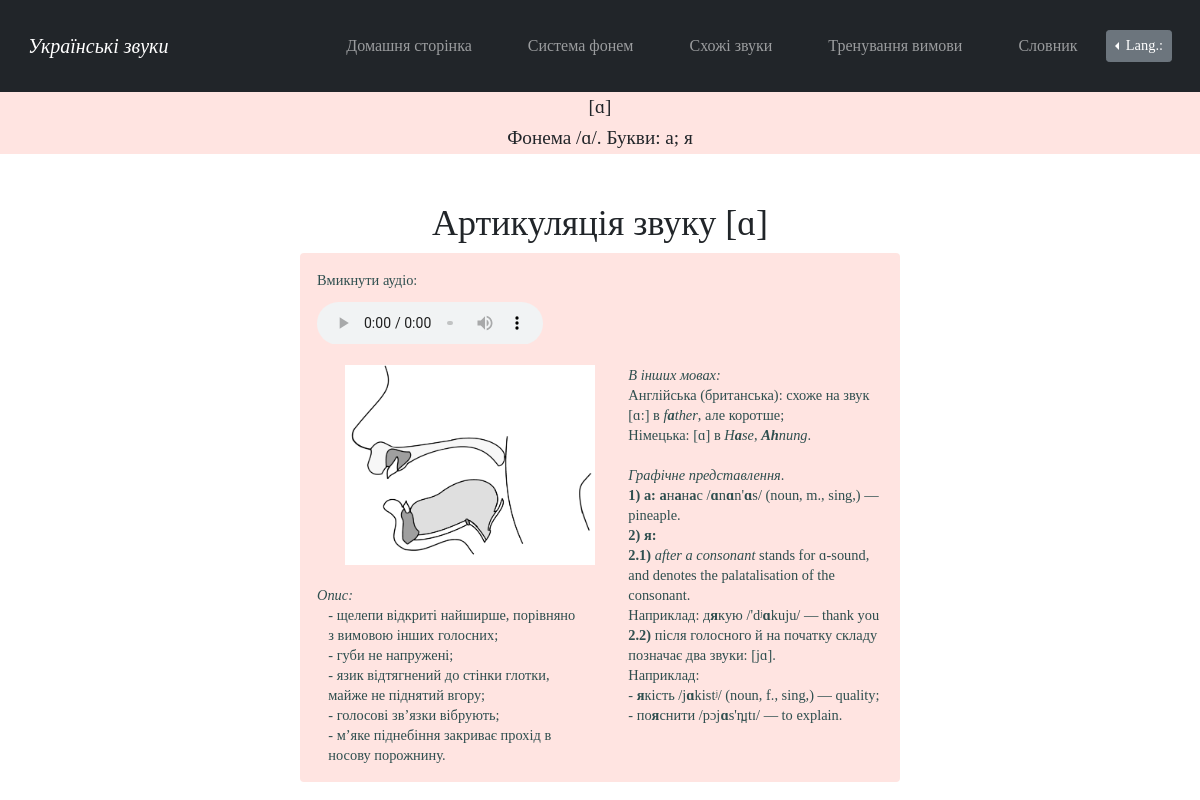
The app's page /sound_ɑ with its own data.
### main/models.py (models this page shows)
class InformationAboutVowels(models.Model):
    id = models.AutoField('id', primary_key=True)
    sound = models.CharField('звук', max_length=5)
    row = models.TextField('ряд', default='')
    description = models.TextField('опис вимови')
    eng_description = models.TextField('англ. опис вимови', default='')
    image = models.ImageField('ілюстрація вимови', upload_to="media")
    audio = models.FileField(upload_to='documents/', default='')
    male_audio = models.FileField(upload_to='documents/', default='')

### main/views.py (called while the page is built)
def sound_a(request):
    information = InformationAboutVowels.objects.filter(sound__contains='ɑ')
    return render(request, 'main/sound_a.html', {'information': information})

### main/templates/main/sound_a.html (shortened to what this page needs)
{% extends 'main/pattern_for_vowels.html' %}
{% load i18n %}
{% load static %}
{% block lang_switch %}
<div class="dropleft">
      <button class="btn btn-secondary btn-sm dropdown-toggle" type="button" id="dropdownMenuButton"
              data-toggle="dropdown" aria-haspopup="true" aria-expanded="false">
        {% translate "Lang.:" %}
      </button>
            {% get_current_language as LANGUAGE_CODE %}
            {% get_available_languages as LANGUAGES %}
            {% get_language_info_list for LANGUAGES as languages %}
    </div>
{% endblock %}
{% block sound %}[ɑ]{% endblock %}
{% block phoneme %}/ɑ/{% endblock %}
{% block letter %}а; я{% endblock %}
{% block examples %}<i>{% translate "In other languages:" %}</i>
{% translate "English (British):" %} {% translate "similar to the sound" %} [ɑ:] {% translate "in" %} <i>f<b>a</b>ther</i>, {% translate "but shorter" %};
{% translate "German:" %} [ɑ] {% translate "in" %} <i>H<b>a</b>se</i>, <i><b>Ah</b>nung</i>.
<i>{% translate "Pertinent letter/s" %}</i>.
<b>1) а: </b><b>а</b>н<b>а</b>н<b>а</b>с /<b>ɑ</b>n<b>ɑ</b>n'<b>ɑ</b>s/ (noun, m., sing,) — pineaple.
<b>2) я: </b>
<b>2.1)</b> {% translate "<i>after a consonant</i> stands for ɑ-sound, and denotes the palatalisation of the consonant." %}
{% translate "For example" %}: д<b>я</b>кую /'dʲ<b>ɑ</b>kuju/ — thank you
<b>2.2)</b> {% translate "<i>after a vowel</i> and <i>at the beginning of a syllable</i> stands for two sounds" %}: [jɑ].
{% translate "For example" %}:
- <b>я</b>кість /j<b>ɑ</b>kistʲ/ (noun, f., sing,) — quality;
- по<b>я</b>снити /pɔj<b>ɑ</b>s'n̪ɪtɪ/ — to explain.
{% endblock %}

### main/templates/main/pattern_for_vowels.html (shortened to what this page needs)
{% extends 'main/pattern.html' %}
{% load i18n %}
{% load static %}
{% block stylesheet %}<link rel="stylesheet" href="{% static 'main/css/pattern_separate_sounds.css' %}">{% endblock %}
{% block content %}
<main>
    <div class="header">
        <h2>{% block sound %}{% endblock %}</h2>
        <h3>{% translate "Phoneme" %} {% block phoneme %}{% endblock %}.
            {% translate "Letters:" %} {% block letter %}{% endblock %}</h3>
    </div>
    <div class="main_content">
        {% for el in information%}
        {% get_current_language as LANGUAGE_CODE %}
        <h3>{% translate "Articulation of the sound" %} {{el.sound}}</h3>
            <div class="alert alert-custom  fade in alert-dismissable show mt-2">
                <figure><figcaption>{% translate "Play the audio:" %}</figcaption>
                    <audio controls src={{el.audio.url}}>
                    </audio>
                </figure>
                <img src={{el.image.url}} alt="Звук">
                <p class="examples" id="examples">{% block examples %}{% endblock %}<br></p>
                <p><i>{% translate "Description:" %}</i></p>
                {% if LANGUAGE_CODE == "uk" %}
                    <p class = "description" id="description">{{el.description}}</p>
                {%else%}
                    <p class = "description" id="description2">{{el.eng_description}}</p>
                {%endif%}
            </div>
        {%endfor%}
    </div>
</main>
{% endblock %}

### main/static/main/css/pattern.css (style rules this page uses)
body { background: white; font-family: Garamond, Baskerville, "Baskerville Old Face", "Hoefler Text", "Times New Roman", serif; font-style: normal; font-variant: normal; font-weight: 400; line-height: 20px; }
.dropleft { padding-top:20px; padding-bottom:20px; }
.btn { font-size: .9em; }

### main/static/main/css/pattern_separate_sounds.css (style rules this page uses)
.header { text-align: center; background: #FFE4E1; width: 100%; height: 4em; padding-top: .3em; }
.header > h2, h3 { text-align: center; font-size: 1.2em; }
.main_content { margin-top: 4vw; font-size: .9em; margin-left: auto; margin-right: auto; }
.main_content > h3 { text-align: center; font-size: 3vw; }
.main_content img { margin-left: 5%; margin-bottom: 20px; width:250px; height:200px; }
.main_content p { white-space: pre-line; font-size: 1em; }
.alert-custom { background-color:#FFE4E1; color:#2F4F4F; }
.alert-custom > p { margin-bottom:0px; }
@media screen and (min-width:601px) { .header { margin-top: 50px; } }
@media screen and (min-width:601px) { .main_content { width: 80%; } }
@media screen and (min-width:601px) { .alert-custom { background-color: ; } }
@media screen and (min-width:601px) { audio { width: 50%; padding-top:2%; } }
@media screen and (min-width:768px) { .header { margin-top: 110px; } }
@media screen and (min-width:768px) { .alert-custom { background-color: ; } }
@media screen and (min-width:768px) { audio { width: 40%; } }
@media screen and (min-width:768px) { .examples { float: right; width: 45%; } }
@media screen and (min-width:768px) { .description { width: 45%; margin-left:2%; } }
@media screen and (min-width:980px) { .header { margin-top: 90px; } }
@media screen and (min-width:980px) { .main_content { width: 65%; } }
@media screen and (min-width:980px) { .alert-custom { background-color: ; } }
@media screen and (min-width:980px) { audio { width: 40%; } }
@media screen and (min-width:1200px) { .main_content { width: 50%; } }
@media screen and (min-width:1200px) { .alert-custom { background-color:; } }

### records on screen
InformationAboutVowels: sound "[ɑ]", image (picture), description "- щелепи відкриті найширше, порівняно з вимовою інших голосних; - губи не напружені; - язик відтягнений до стінки глотки, майже не піднятий вгору; - голосові зв’язки вібрують; - м’яке піднебіння закриває прохід в носову порожнину."
